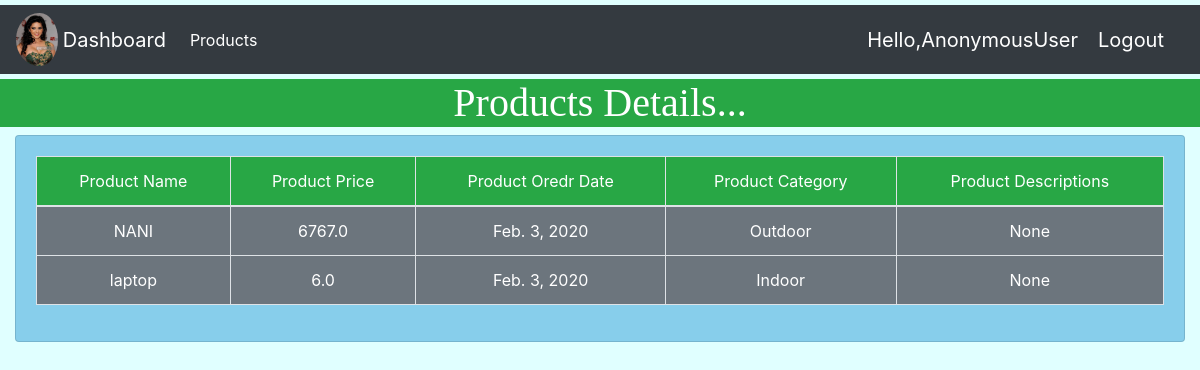
/product, run on the app's committed database.
### account/models.py (models this page shows, shortened)
class Products(models.Model):
    CATEGORY = (
        ('Indoor', 'Indoor'),
        ('Outdoor', 'Outdoor'),
        ('Anywhere', 'Anywhere')
    )
    name = models.CharField(max_length=100)
    price = models.FloatField(null=True)
    created_date = models.DateField(auto_now_add=True, null=True)
    description = models.CharField(max_length=100,null=True,blank=True)
    category = models.CharField(max_length=100,choices=CATEGORY)

### account/views.py (the view)
# urls.py: path('product', views.products, name='product'),
def products(request):
    products = Products.objects.all()
    context = {'products': products}
    return render(request, 'crmaccounts/products.html', context)

### templates/crmaccounts/products.html (shortened to what this page needs)
{% extends 'crmaccounts/base.html' %}
{% block content %}
<h1 class="bg-success text-white text-center text-center" style="margin-top: 5px; font-family: 'Edwardian Script ITC'">Products Details...</h1>
<div class="container-fluid">
<div class="row">
    <div class="col-md">
        <div class="card">
            <div class="card-body">
                <table class="table text-center table-bordered">
                    <thead>
                    <tr class="bg-success text-center text-white">
                        <td>Product Name</td>
                        <td>Product Price</td>
                        <td>Product Oredr Date</td>
                        <td>Product Category</td>
                        <td>Product Descriptions</td>
                    </tr>
                    </thead>
                    <tbody class="bg-secondary text-white table-hover">
                    {% for product in products %}
                        <tr>
                            <td>{{ product.name }}</td>
                            <td>{{ product.price }}</td>
                            <td>{{ product.created_date }}</td>
                            <td>{{ product.category }}</td>
                            <td>{{ product.description }}</td>
                        </tr>
                    {% endfor %}
                    </tbody>
                </table>
            </div>
        </div>
    </div>
</div>
</div>
{% endblock %}

### templates/crmaccounts/products.html (style rules this page uses)
body { background-color: lightcyan; }
.card { background-color: skyblue }

### data on the page
Products: name "NANI", price "6767.0", created_date "Feb. 3, 2020", category "Outdoor", description "None"
Products: name "laptop", price "6.0", created_date "Feb. 3, 2020", category "Indoor", description "None"

### other printed values
{{ request.user }} "AnonymousUser"
